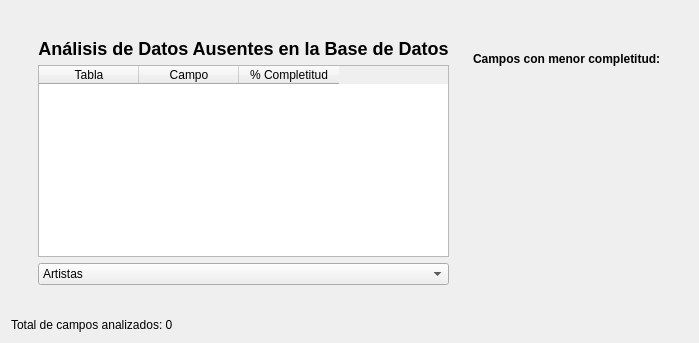
        <widget class="QWidget" name="page_missing_data">
         <layout class="QVBoxLayout" name="verticalLayout_missing_data">
          <item>
           <widget class="QWidget" name="widget" native="true">
            <layout class="QVBoxLayout" name="verticalLayout_15">
             <item>
              <widget class="QWidget" name="widget_3" native="true">
               <layout class="QHBoxLayout" name="horizontalLayout">
                <item>
                 <widget class="QWidget" name="widget_4" native="true">
                  <layout class="QVBoxLayout" name="verticalLayout_17">
                   <item>
                    <widget class="QLabel" name="label_missing_title">
                     <property name="styleSheet">
                      <string>font-size: 18px; font-weight: bold;</string>
                     </property>
                     <property name="text">
                      <string>Análisis de Datos Ausentes en la Base de Datos</string>
                     </property>
                     <property name="alignment">
                      <set>Qt::AlignmentFlag::AlignCenter</set>
                     </property>
                    </widget>
                   </item>
                   <item>
                    <widget class="QTableWidget" name="table_missing_data">
                     <property name="editTriggers">
                      <set>QAbstractItemView::EditTrigger::NoEditTriggers</set>
                     </property>
                     <property name="selectionBehavior">
                      <enum>QAbstractItemView::SelectionBehavior::SelectRows</enum>
                     </property>
                     <column>
                      <property name="text">
                       <string>Tabla</string>
                      </property>
                     </column>
                     <column>
                      <property name="text">
                       <string>Campo</string>
                      </property>
                     </column>
                     <column>
                      <property name="text">
                       <string>% Completitud</string>
                      </property>
                     </column>
                    </widget>
                   </item>
                   <item>
                    <widget class="QComboBox" name="ausentes_tabla_combo">
                     <item>
                      <property name="text">
                       <string>Artistas</string>
                      </property>
                     </item>
                     <item>
                      <property name="text">
                       <string>Álbums</string>
                      </property>
                     </item>
                     <item>
                      <property name="text">
                       <string>Canciones</string>
                      </property>
                     </item>
                     <item>
                      <property name="text">
                       <string>Sellos</string>
                      </property>
                     </item>
                    </widget>
                   </item>
                  </layout>
                 </widget>
                </item>
                <item>
                 <widget class="QWidget" name="widget_2" native="true">
                  <layout class="QVBoxLayout" name="verticalLayout_16">
                   <item>
                    <widget class="QLabel" name="label_worst_fields">
                     <property name="styleSheet">
                      <string>font-weight: bold;</string>
                     </property>
                     <property name="text">
                      <string>Campos con menor completitud:</string>
                     </property>
                    </widget>
                   </item>
                   <item>
                    <widget class="QWidget" name="widget_chart_container_missing" native="true">
                     <property name="minimumSize">
                      <size>
                       <width>0</width>
                       <height>200</height>
                      </size>
                     </property>
                     <layout class="QVBoxLayout" name="verticalLayout_11"/>
                    </widget>
                   </item>
                  </layout>
                 </widget>
                </item>
               </layout>
              </widget>
             </item>
            </layout>
           </widget>
          </item>
          <item>
           <widget class="QWidget" name="horizontalLayout_summary" native="true">
            <layout class="QVBoxLayout" name="verticalLayout_14">
             <property name="leftMargin">
              <number>0</number>
             </property>
             <property name="topMargin">
              <number>0</number>
             </property>
             <property name="rightMargin">
              <number>0</number>
             </property>
             <property name="bottomMargin">
              <number>0</number>
             </property>
             <item>
              <widget class="QLabel" name="label_summary">
               <property name="text">
                <string>Total de campos analizados: 0</string>
               </property>
              </widget>
             </item>
            </layout>
           </widget>
          </item>
         </layout>
        </widget>
